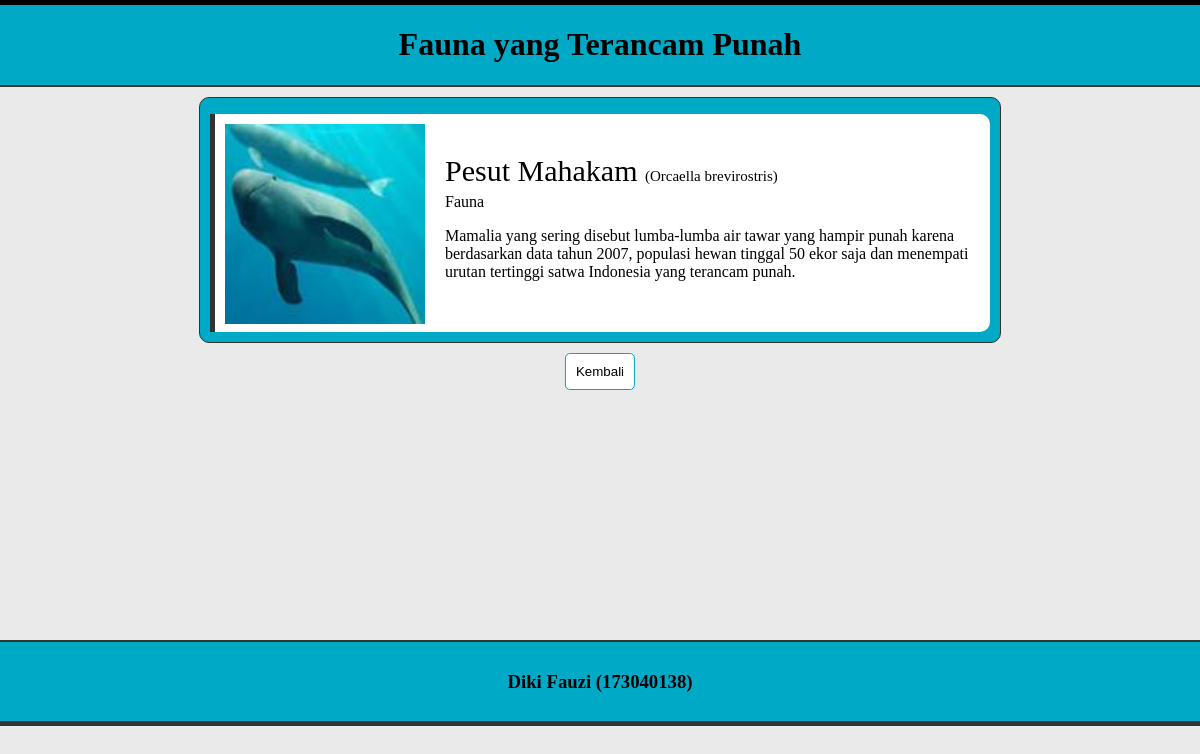
The app's page /latihan8a/php/profil.php?id=4 with its own data.
### tables this page shows
CREATE TABLE IF NOT EXISTS `florafauna` (
  `id` int(11) NOT NULL AUTO_INCREMENT,
  `nama` varchar(255) NOT NULL,
  `gambar` varchar(255) NOT NULL,
  `latin` varchar(255) NOT NULL,
  `jenis` varchar(55) NOT NULL,
  `tentang` varchar(255) NOT NULL,
  PRIMARY KEY (`id`)
);

### latihan8a/helper/functions.php (called while the page is built, shortened)
<?php
	$conn = mysqli_connect("localhost","root","","pw_173040138");
 	function query($query) {
 		global $conn;
	 	$result = mysqli_query($conn, $query);
		$rows = [];
		while ($row = mysqli_fetch_assoc($result)){
			$rows[] = $row;
		}
		return $rows;
 	}
?>

### latihan8a/php/profil.php (the view, shortened to what this page needs)
<?php
	include '../helper/functions.php';
	$id = $_GET["id"];
	$faunaflora = query("SELECT * FROM florafauna WHERE id = $id")[0];
?>
<!DOCTYPE html>
<html lang="en">
<head>
   <link rel="stylesheet" href="../assets/css/profil.css">
</head>
<body>
<div class="header">
	<h1><?php echo $faunaflora["jenis"]; ?> yang Terancam Punah</h1>
</div>
	<div class="back">
		<div class="isi">
				<p class="gambar"><img src="../assets/img/<?php echo $faunaflora["gambar"]; ?>"></p>
				<p class="nama"><?php echo $faunaflora["nama"]; ?> <span class="latin" >(<?php echo $faunaflora["latin"]; ?>)</span></p>
				<p class="jenis"><?php echo $faunaflora["jenis"]; ?></p>
				<p class="tentang"><?php echo $faunaflora["tentang"]; ?><p>
		</div>
	</div>
	<a href="../index.php"><button type="button" class="btn">Kembali</button></a>
<div class="footer">
	<h3>Diki Fauzi (173040138)</h3>
</div>
</body>
</html>

### latihan8a/assets/css/profil.css (style rules this page uses)
a { text-decoration: none; }
body { margin: 0; background-color: #eaeaea; }
.header { background-color: #00a9c6; width: 100%; text-align: center; border-top: 5px solid black; border-bottom: 2px solid #333333; }
.back { margin-top: 10px; background-color: #00a9c6; border: 1px solid #333333; position: relative; left: 50%; border-radius: 10px; transform: translate(-50%); width: 800px; }
.isi { margin:10px; padding-bottom: 10px; background-color: white; border-left: 5px solid #333333; border-top-right-radius: 10px; border-bottom-right-radius: 10px; }
img { margin-left: -100px; margin: 10px; width: 200px; height: 200px; margin-bottom: 40px; }
.nama { font-size: 30px; margin-top: -230px; margin-left: 230px; }
.latin { font-size: 15px; }
.jenis { font: 20px; margin-top: -25px; margin-left: 230px; }
.tentang { margin-left: 230px; padding-bottom: 25px; }
.footer { background-color: #00a9c6; text-align: center; padding: 10px; margin-top: 250px; border-top: 2px solid #333333; border-bottom: 5px solid #333333; bottom: 0; left: 0; }
.btn { padding: 10px; margin-top: 10px; margin-left: 50%; transform: translate(-50%); border-radius: 5px; background-color: white; border: 1px solid #00a9c6; }

### records on screen
florafauna: jenis "Fauna", gambar (picture), nama "Pesut Mahakam", latin "Orcaella brevirostris", tentang "Mamalia yang sering disebut lumba-lumba air tawar yang hampir punah karena berdasarkan data tahun 2007, populasi hewan tinggal 50 ekor saja dan menempati urutan tertinggi satwa Indonesia yang terancam punah."
